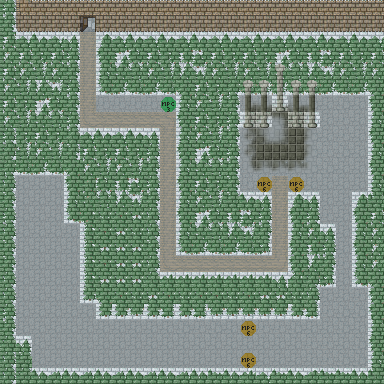

The image is a tile-based game level rendered from a .tmx file. Its description and source (layers, tilesets, objects; grid data summarised) follow:
An orthogonal 24x24 tile map with 16x16 px tiles, 6 tile layers (base, deco, deco2, roof_base, ...), 3 tilesets.

<map version="1.0" tiledversion="1.1.3" orientation="orthogonal" renderorder="left-up" width="24" height="24" tilewidth="16" tileheight="16" infinite="0" nextobjectid="1">
 <properties>
  <property name="maxBrightness" type="float" value="1.05" />
 </properties>
 <tileset firstgid="1" source="tilesets/logic.tsx" />
 <tileset firstgid="65" source="tilesets/tiles_town_outside_winter.tsx" />
 <tileset firstgid="321" source="tilesets/Mobs.tsx" />
 <layer name="base" width="24" height="24">
  <data>[576 cells, 576 non-empty, 24 distinct tile ids]</data>
 </layer>
 <layer name="deco" width="24" height="24">
  <data>[576 cells, 383 non-empty, 60 distinct tile ids]</data>
 </layer>
 <layer name="deco2" width="24" height="24">
  <data>[576 cells, 47 non-empty, 20 distinct tile ids]</data>
 </layer>
 <layer name="roof_base" width="24" height="24">
  <data>[576 cells, 10 non-empty, 2 distinct tile ids]</data>
 </layer>
 <layer name="mobs" width="24" height="24">
  <data>[576 cells, 5 non-empty, 2 distinct tile ids]</data>
 </layer>
 <layer name="logic" width="24" height="24" opacity="0.52">
  <data>[576 cells, 576 non-empty, 4 distinct tile ids]</data>
 </layer>
</map>
